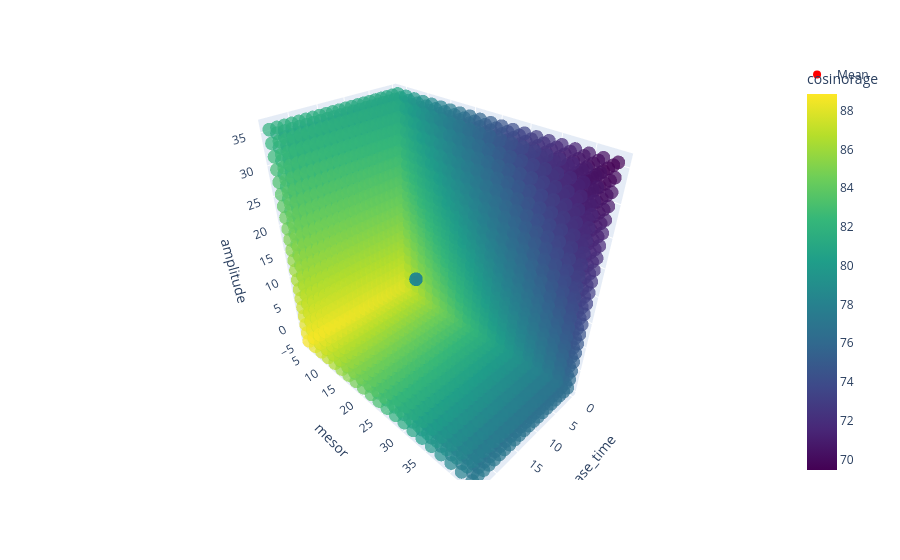
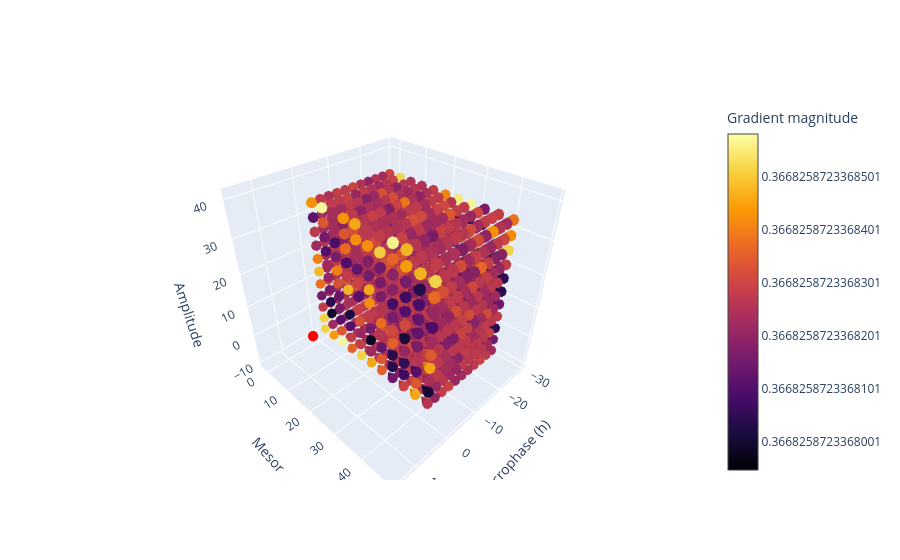

Here is the notebook cell these charts were saved with, in order:
### Code cell
explore_cosinorage_3d(mean_acrophase=-4.008167, mean_mesor=23.546589, mean_amplitude=15.600147, chronological_age=79.14157894736843, gender="unknown", delta_mesor=20.0, delta_amplitude=20.0)

### Figure 1 — Plotly figure (JSON) as saved in the notebook; plotly's stock layout.template omitted (floating-point values rounded to 4 significant figures; data arrays with more than 128 entries replaced by an {"elided": "..."} marker saying what was removed)
{"data": [{"hovertemplate": "acrophase_time=%{x}<br>mesor=%{y}<br>amplitude=%{z}<br>cosinorage=%{marker.color}<extra></extra>", "legendgroup": "", "marker": {"color": {"elided": "9261 float values"}, "coloraxis": "coloraxis", "opacity": 0.7, "symbol": "circle"}, "mode": "markers", "name": "", "scene": "scene", "showlegend": false, "type": "scatter3d", "x": {"elided": "9261 float values"}, "y": {"elided": "9261 float values"}, "z": {"elided": "9261 float values"}}, {"marker": {"color": "red", "size": 8}, "mode": "markers", "name": "Mean", "type": "scatter3d", "x": [15.31], "y": [23.55], "z": [15.6]}], "layout": {"coloraxis": {"colorbar": {"title": {"text": "cosinorage"}}, "colorscale": [[0, "#440154"], [0.1111, "#482878"], [0.2222, "#3e4989"], [0.3333, "#31688e"], [0.4444, "#26828e"], [0.5556, "#1f9e89"], [0.6667, "#35b779"], [0.7778, "#6ece58"], [0.8889, "#b5de2b"], [1, "#fde725"]]}, "legend": {"tracegroupgap": 0}, "margin": {"t": 60}, "scene": {"domain": {"x": [0, 1], "y": [0, 1]}, "xaxis": {"title": {"text": "acrophase_time"}}, "yaxis": {"title": {"text": "mesor"}}, "zaxis": {"title": {"text": "amplitude"}}}}}

### Figure 2 — Plotly figure (JSON) as saved in the notebook; plotly's stock layout.template omitted (floating-point values rounded to 4 significant figures; data arrays with more than 128 entries replaced by an {"elided": "..."} marker saying what was removed)
{"data": [{"anchor": "tail", "colorbar": {"title": {"text": "Gradient magnitude"}}, "colorscale": [[0, "#000004"], [0.1111, "#1b0c41"], [0.2222, "#4a0c6b"], [0.3333, "#781c6d"], [0.4444, "#a52c60"], [0.5556, "#cf4446"], [0.6667, "#ed6925"], [0.7778, "#fb9b06"], [0.8889, "#f7d13d"], [1, "#fcffa4"]], "sizemode": "absolute", "sizeref": 0.5, "type": "cone", "u": {"elided": "1331 float values"}, "v": {"elided": "1331 float values"}, "w": {"elided": "1331 float values"}, "x": {"elided": "1331 float values"}, "y": {"elided": "1331 float values"}, "z": {"elided": "1331 float values"}}, {"marker": {"color": "red", "size": 6}, "mode": "markers", "name": "Mean", "type": "scatter3d", "x": [15.31], "y": [23.55], "z": [15.6]}], "layout": {"scene": {"xaxis": {"title": {"text": "Acrophase (h)"}}, "yaxis": {"title": {"text": "Mesor"}}, "zaxis": {"title": {"text": "Amplitude"}}}}}
